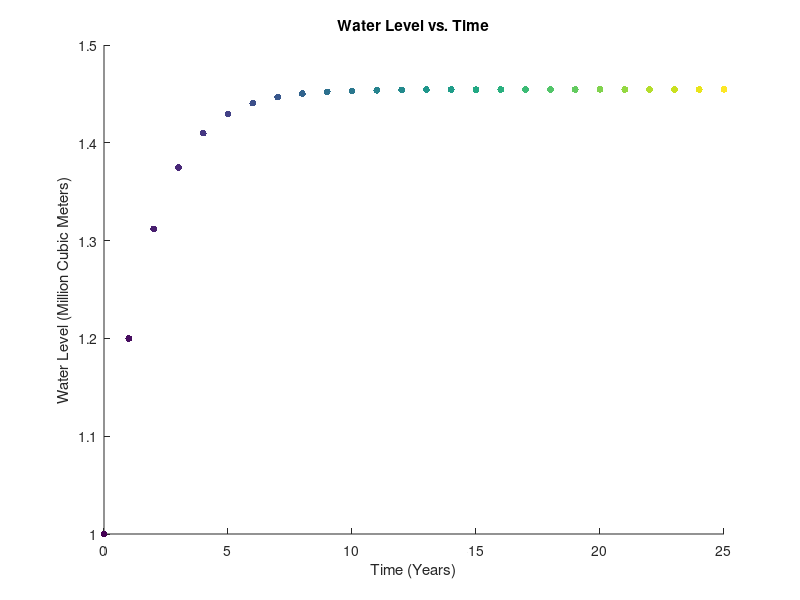

MATLAB code to generate this figure:
%Setting the initial conditions and variables
v0 = 1;
y = [];
y = [y v0];
x=0:1:25;

%Iterate through state functions
for i=1:25
    waterLevel = 14 * v0 / 25 + 16 / 25
    y = [y waterLevel];
    v0 = waterLevel;
end;

%Plot data with colourful plot points
sz = 25;
c = linspace(1,10,length(x));

scatter(x,y,sz,c,'filled')
    title('Water Level vs. Time')
    xlabel('Time (Years)')
    ylabel('Water Level (Million Cubic Meters)')